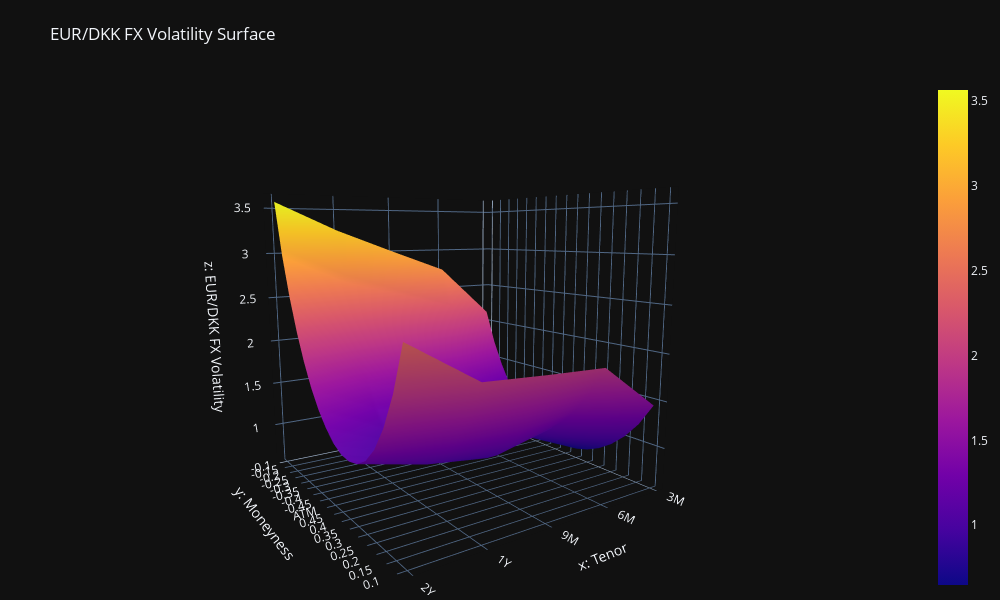

Notebook cell for this chart:
### Code cell
surface_df = response.data.df.copy()
surface_df.columns.name = "Tenor"
surface_df.index.name = "Moneyness"

fig = go.Figure(data=[go.Surface(z=surface_df.values)])

fig.update_layout(
    template="plotly_dark",
    title=f"{surface_tag} FX Volatility Surface",
    autosize=False,
    width=1000, height=600,
    margin=dict(l=5, r=5, b=5, t=80),
    scene=dict(
        xaxis_title=f"x: {surface_df.columns.name}",
        yaxis_title=f"y: {surface_df.index.name}",
        zaxis_title=f"z: {surface_tag} FX Volatility",
        xaxis=dict(ticktext=list(surface_df.columns),
                   tickvals=[i for i in range(len(surface_df.columns))]),
        yaxis=dict(ticktext=list(surface_df.index),
                   tickvals=[i for i in range(len(surface_df))])
    ))

fig.show()

### Figure 1 — Plotly figure (JSON) as saved in the notebook; plotly's stock layout.template omitted (floating-point values rounded to 4 significant figures)
{"data": [{"type": "surface", "z": [[2.13, 2.744, 2.994, 3.252, 3.566], [1.736, 2.233, 2.453, 2.673, 2.983], [1.432, 1.837, 2.034, 2.225, 2.538], [1.185, 1.513, 1.692, 1.858, 2.178], [0.9867, 1.256, 1.413, 1.554, 1.881], [0.8382, 1.071, 1.195, 1.311, 1.64], [0.7381, 0.9599, 1.038, 1.133, 1.449], [0.6786, 0.9085, 0.9349, 1.017, 1.307], [0.65, 0.9, 0.8745, 0.95, 1.2], [0.6467, 0.9246, 0.8517, 0.9276, 1.139], [0.6663, 0.976, 0.8631, 0.9441, 1.127], [0.7098, 1.053, 0.9097, 0.9977, 1.159], [0.7808, 1.155, 0.9988, 1.092, 1.246], [0.8836, 1.286, 1.14, 1.23, 1.403], [1.023, 1.451, 1.34, 1.418, 1.64], [1.207, 1.661, 1.607, 1.667, 1.968], [1.455, 1.944, 1.968, 2.003, 2.414]]}], "layout": {"autosize": false, "dragmode": "zoom", "height": 600, "margin": {"b": 5, "l": 5, "r": 5, "t": 80}, "scene": {"aspectmode": "auto", "aspectratio": {"x": 1, "y": 1, "z": 1}, "camera": {"center": {"x": 4.441e-16, "y": 2.22e-16, "z": 2.22e-16}, "eye": {"x": 1.181, "y": 1.779, "z": 0.3586}, "projection": {"type": "perspective"}, "up": {"x": -0.09448, "y": -0.1361, "z": 0.9862}}, "dragmode": "orbit", "xaxis": {"ticktext": ["3M", "6M", "9M", "1Y", "2Y"], "tickvals": [0, 1, 2, 3, 4], "title": {"text": "x: Tenor"}}, "yaxis": {"ticktext": [-0.1, -0.15, -0.2, -0.25, -0.3, -0.35, -0.4, -0.45, "ATM", 0.45, 0.4, 0.35, 0.3, 0.25, 0.2, 0.15, 0.1], "tickvals": [0, 1, 2, 3, 4, 5, 6, 7, 8, 9, 10, 11, 12, 13, 14, 15, 16], "title": {"text": "y: Moneyness"}}, "zaxis": {"title": {"text": "z: EUR/DKK FX Volatility"}, "type": "linear"}}, "title": {"text": "EUR/DKK FX Volatility Surface"}, "width": 1000}}
